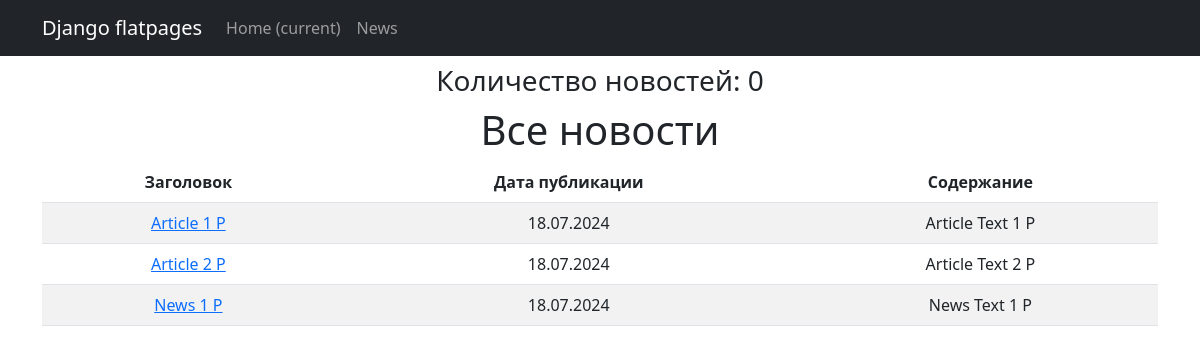
Page /news/ on the committed database.
### news/models.py (models this page shows, shortened)
class Post(models.Model):
    ARTICLE = 'AR'
    NEWS = 'NW'
    POST_TYPE = [
        (ARTICLE, 'Статья'),
        (NEWS, 'Новость')
    ]
    author = models.ForeignKey(Author, on_delete=models.CASCADE, verbose_name='Автор')
    categoryType = models.CharField(max_length=2, choices=POST_TYPE, default=ARTICLE, verbose_name='Тип')
    dateCreation = models.DateTimeField(auto_now_add=True, verbose_name='Дата создания')
    postCategory = models.ManyToManyField(Category, through='PostCategory', verbose_name='Категория')
    title = models.CharField(max_length=128, verbose_name='Заголовок')
    text = models.TextField(verbose_name='Текст')
    rating = models.SmallIntegerField(default=0, verbose_name='Рейтинг')
    def get_absolute_url(self):
        return reverse_lazy('post-detail', kwargs={'pk': self.pk})

### news/views.py (the view)
# urls.py: path('news/', PostList.as_view(), name= 'post-list'),
class PostList(ListView):
    model = Post
    template_name = 'post_list.html'
    context_object_name = 'posts'

### news/templatetags/custom_filters.py (called while the page is built)
@register.filter()
def censor(value):
   return f'{value} Р'

### templates/post_list.html (shortened to what this page needs)
{% extends 'flatpages/default.html' %}
{% load custom_filters %}
{% block content %}
<h3> Количество новостей: {{Posts|length}} </h3>
    {% if posts %}
        <h1>Все новости</h1>
        <table class="table table-striped table-hover">
            <thead>
                <th scope="col">Заголовок</th>
                <th scope="col">Дата публикации</th>
                <th scope="col">Содержание</th>
            </thead>
                        {% for post in posts %}
                <tr>
                    <td><a href="{{ post.get_absolute_url }}">{{ post.title|censor }}</a></td>
                    <td>{{ post.dateCreation|date:'d.m.Y' }}</td>
                    <td>{{ post.text|truncatechars:20|censor }}</td>
                </tr>
            {% endfor %}
        </table>
    {% else %}
        <h2>Статей нет!</h2>
    {% endif %}
{% endblock content %}

### templates/flatpages/default.html (shortened to what this page needs)
<!DOCTYPE html>
<html lang="en">
    <head>
        {% load static %}
        <link href="{% static 'css/styles.css' %}" rel="stylesheet" />
    </head>
    <body>
        <nav class="navbar navbar-expand-lg navbar-dark bg-dark static-top">
            <div class="container">
                <a class="navbar-brand" href="#">Django flatpages</a>
                <div class="collapse navbar-collapse" id="navbarResponsive">
                    <ul class="navbar-nav ml-auto">
                        <li class="nav-item active">
                            <a class="nav-link" href="#">Home
                                <span class="sr-only">(current)</span>
                            </a>
                        </li>
                        <li class="nav-item">
                            <a class="nav-link" href="/news/">News</a>
                        </li>
                        <li class="nav-item">
                            <a class="nav-link" href=""></a>
                        </li>
                    </ul>
               </div>
           </div>
        </nav>
        <div class="container">
            <div class="row">
                <div class="col-lg-12 text-center">
                    {% block content %}{% endblock content %}
                </div>
            </div>
        </div>
    </body>
</html>

### rows in the picture
Post: title|censor "Article 1 Р", dateCreation "18.07.2024", text|censor "Article Text 1 Р"
Post: title|censor "Article 2 Р", dateCreation "18.07.2024", text|censor "Article Text 2 Р"
Post: title|censor "News 1 Р", dateCreation "18.07.2024", text|censor "News Text 1 Р"

### other values in the picture
{{ Posts|length }} "0"
